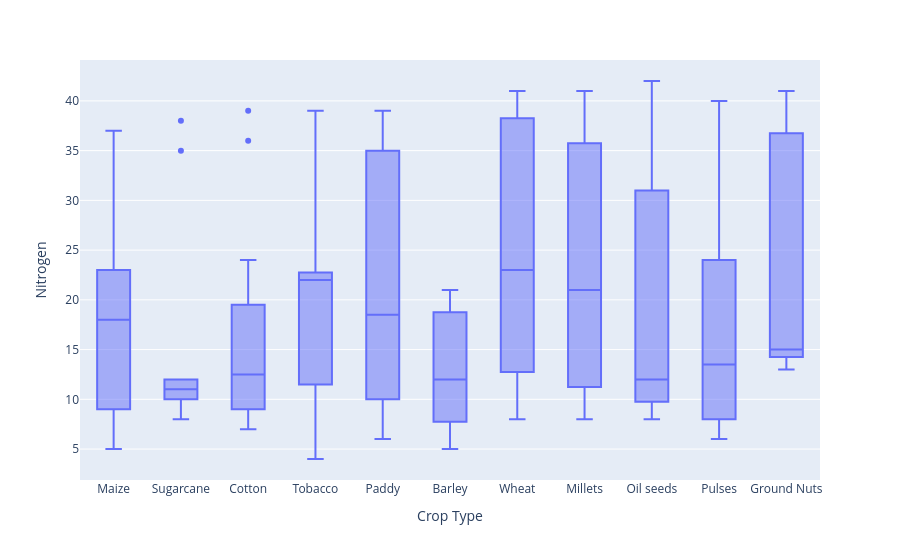

Here is the notebook cell this chart was saved with:
### Code cell
fig = px.box(df, x="Crop Type", y="Nitrogen")
fig.show()

### Figure 1 — Plotly figure (JSON) as saved in the notebook; plotly's stock layout.template omitted (floating-point values rounded to 4 significant figures)
{"data": [{"alignmentgroup": "True", "hovertemplate": "Crop Type=%{x}<br>Nitrogen=%{y}<extra></extra>", "legendgroup": "", "marker": {"color": "#636efa"}, "name": "", "notched": false, "offsetgroup": "", "orientation": "v", "showlegend": false, "type": "box", "x": ["Maize", "Sugarcane", "Cotton", "Tobacco", "Paddy", "Barley", "Cotton", "Wheat", "Millets", "Oil seeds", "Pulses", "Maize", "Cotton", "Paddy", "Ground Nuts", "Sugarcane", "Pulses", "Barley", "Cotton", "Wheat", "Millets", "Sugarcane", "Tobacco", "Millets", "Paddy", "Maize", "Cotton", "Sugarcane", "Oil seeds", "Pulses", "Ground Nuts", "Sugarcane", "Paddy", "Barley", "Wheat", "Millets", "Cotton", "Paddy", "Ground Nuts", "Millets", "Pulses", "Sugarcane", "Tobacco", "Sugarcane", "Barley", "Wheat", "Oil seeds", "Paddy", "Ground Nuts", "Maize", "Tobacco", "Oil seeds", "Pulses", "Barley", "Cotton", "Millets", "Wheat", "Millets", "Sugarcane", "Ground Nuts", "Paddy", "Wheat", "Cotton", "Barley", "Oil seeds", "Cotton", "Sugarcane", "Sugarcane", "Pulses", "Millets", "Pulses", "Tobacco", "Wheat", "Oil seeds", "Ground Nuts", "Paddy", "Maize", "Sugarcane", "Pulses", "Cotton", "Paddy", "Millets", "Cotton", "Sugarcane", "Barley", "Pulses", "Tobacco", "Millets", "Wheat", "Cotton", "Oil seeds", "Paddy", "Ground Nuts", "Maize", "Pulses", "Tobacco", "Wheat", "Millets", "Sugarcane"], "x0": " ", "xaxis": "x", "y": [37, 12, 7, 22, 35, 12, 9, 41, 21, 9, 13, 14, 36, 24, 14, 10, 38, 21, 39, 13, 10, 12, 11, 36, 13, 23, 9, 38, 12, 14, 24, 12, 39, 7, 23, 41, 8, 12, 15, 15, 13, 10, 22, 35, 10, 8, 12, 24, 41, 5, 23, 13, 40, 12, 11, 23, 38, 8, 11, 15, 36, 13, 24, 5, 37, 15, 9, 8, 6, 10, 21, 39, 23, 42, 13, 9, 22, 10, 7, 14, 10, 41, 14, 11, 21, 8, 13, 35, 12, 11, 8, 6, 41, 9, 24, 4, 39, 15, 12], "y0": " ", "yaxis": "y"}], "layout": {"boxmode": "group", "legend": {"tracegroupgap": 0}, "margin": {"t": 60}, "xaxis": {"anchor": "y", "domain": [0, 1], "title": {"text": "Crop Type"}}, "yaxis": {"anchor": "x", "domain": [0, 1], "title": {"text": "Nitrogen"}}}}
